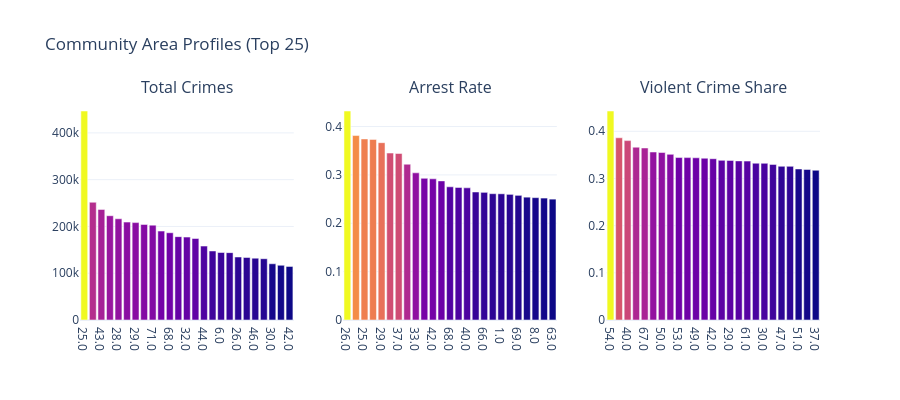

Write notebook code for a chart like this one.
### Code cell
# Choropleth by Community Area 
comm_counts = (df_spatial.groupby("Community Area")
               .agg(total=("Case Number","count"),
                    arrest_rate=("Arrest","mean"),
                    violent_share=("crime_category",
                        lambda x: (x=="Violent").mean()))
               .reset_index())

# Interactive plotly choropleth (uses community area number as proxy)
fig = make_subplots(rows=1, cols=3,
    subplot_titles=["Total Crimes","Arrest Rate","Violent Crime Share"],
    specs=[[{"type":"bar"},{"type":"bar"},{"type":"bar"}]])

for col_idx, (col, label, color) in enumerate([
    ("total",          "Incidents",      "reds"),
    ("arrest_rate",    "Arrest Rate",    "blues"),
    ("violent_share",  "Violent Share",  "oranges"),
], start=1):
    top = comm_counts.nlargest(25, col)
    fig.add_trace(go.Bar(
        x=top["Community Area"].astype(str),
        y=top[col], name=label,
        marker_color=top[col], showlegend=False
    ), row=1, col=col_idx)

fig.update_layout(height=400, title="Community Area Profiles (Top 25)",
                  template="plotly_white")
fig.show()

### Figure 1 — Plotly figure (JSON) as saved in the notebook; plotly's stock layout.template omitted (floating-point values rounded to 4 significant figures)
{"data": [{"marker": {"color": [446799, 251709, 236367, 222923, 216385, 209298, 208229, 204262, 202804, 190085, 186541, 178229, 177226, 174171, 157995, 147561, 144291, 144003, 134676, 133707, 132202, 130987, 120201, 116949, 114550]}, "name": "Incidents", "showlegend": false, "type": "bar", "x": ["25.0", "8.0", "43.0", "23.0", "28.0", "24.0", "29.0", "67.0", "71.0", "49.0", "68.0", "69.0", "32.0", "66.0", "44.0", "22.0", "6.0", "61.0", "26.0", "27.0", "46.0", "19.0", "30.0", "53.0", "42.0"], "xaxis": "x", "y": [446799, 251709, 236367, 222923, 216385, 209298, 208229, 204262, 202804, 190085, 186541, 178229, 177226, 174171, 157995, 147561, 144291, 144003, 134676, 133707, 132202, 130987, 120201, 116949, 114550], "yaxis": "y"}, {"marker": {"color": [0.4321, 0.3814, 0.3744, 0.3734, 0.3667, 0.3452, 0.3443, 0.3221, 0.3043, 0.293, 0.2919, 0.2876, 0.2754, 0.2741, 0.2733, 0.2647, 0.2639, 0.2612, 0.2609, 0.2598, 0.2577, 0.254, 0.253, 0.2521, 0.2499]}, "name": "Arrest Rate", "showlegend": false, "type": "bar", "x": ["26.0", "27.0", "25.0", "23.0", "29.0", "35.0", "37.0", "61.0", "33.0", "3.0", "42.0", "67.0", "68.0", "30.0", "40.0", "38.0", "66.0", "49.0", "1.0", "31.0", "69.0", "71.0", "8.0", "20.0", "63.0"], "xaxis": "x2", "y": [0.4321, 0.3814, 0.3744, 0.3734, 0.3667, 0.3452, 0.3443, 0.3221, 0.3043, 0.293, 0.2919, 0.2876, 0.2754, 0.2741, 0.2733, 0.2647, 0.2639, 0.2612, 0.2609, 0.2598, 0.2577, 0.254, 0.253, 0.2521, 0.2499], "yaxis": "y2"}, {"marker": {"color": [0.443, 0.3862, 0.3802, 0.3663, 0.3646, 0.3561, 0.355, 0.3512, 0.3443, 0.3442, 0.3438, 0.3429, 0.3418, 0.3384, 0.3383, 0.3373, 0.3368, 0.3323, 0.3322, 0.3298, 0.3258, 0.3256, 0.3202, 0.3191, 0.3174]}, "name": "Violent Share", "showlegend": false, "type": "bar", "x": ["54.0", "68.0", "40.0", "69.0", "67.0", "46.0", "50.0", "43.0", "53.0", "71.0", "49.0", "38.0", "42.0", "36.0", "29.0", "45.0", "61.0", "27.0", "30.0", "66.0", "47.0", "44.0", "51.0", "25.0", "37.0"], "xaxis": "x3", "y": [0.443, 0.3862, 0.3802, 0.3663, 0.3646, 0.3561, 0.355, 0.3512, 0.3443, 0.3442, 0.3438, 0.3429, 0.3418, 0.3384, 0.3383, 0.3373, 0.3368, 0.3323, 0.3322, 0.3298, 0.3258, 0.3256, 0.3202, 0.3191, 0.3174], "yaxis": "y3"}], "layout": {"annotations": [{"font": {"size": 16}, "showarrow": false, "text": "Total Crimes", "x": 0.1444, "xanchor": "center", "xref": "paper", "y": 1, "yanchor": "bottom", "yref": "paper"}, {"font": {"size": 16}, "showarrow": false, "text": "Arrest Rate", "x": 0.5, "xanchor": "center", "xref": "paper", "y": 1, "yanchor": "bottom", "yref": "paper"}, {"font": {"size": 16}, "showarrow": false, "text": "Violent Crime Share", "x": 0.8556, "xanchor": "center", "xref": "paper", "y": 1, "yanchor": "bottom", "yref": "paper"}], "height": 400, "title": {"text": "Community Area Profiles (Top 25)"}, "xaxis": {"anchor": "y", "domain": [0, 0.2889]}, "xaxis2": {"anchor": "y2", "domain": [0.3556, 0.6444]}, "xaxis3": {"anchor": "y3", "domain": [0.7111, 1]}, "yaxis": {"anchor": "x", "domain": [0, 1]}, "yaxis2": {"anchor": "x2", "domain": [0, 1]}, "yaxis3": {"anchor": "x3", "domain": [0, 1]}}}
